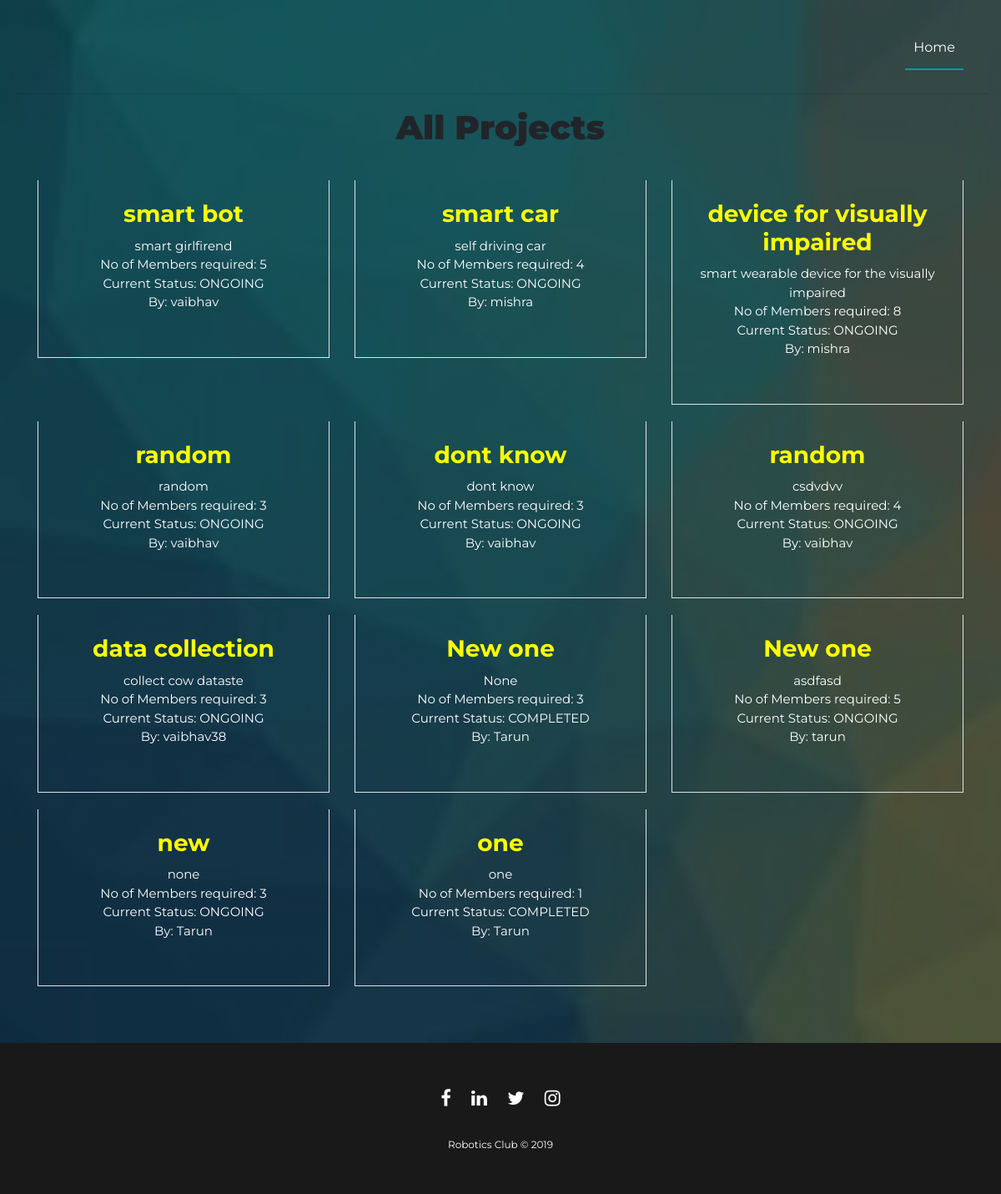
/projects/, run on the app's committed database.
### registration/models.py (models this page shows)
class Project(models.Model):
	user=models.ForeignKey(IITJUser,on_delete=models.CASCADE)
	topic=models.CharField(max_length=200)
	description=models.CharField(max_length=5000)
	number_of_members_required=models.IntegerField()
	status=models.CharField(max_length=10, choices=STATUS_CHOICES, default='ongoing')

class IITJUser(AbstractUser):
	contact=models.CharField(max_length=15)
	hostel = models.CharField(max_length=6, choices=COLOR_CHOICES, default='green')

### registration/views.py (the view)
# urls.py: url(r'^projects/$',stores_views.GeneralProjectsView.as_view(), name='allprojects'),
class GeneralProjectsView(ListView):
	template_name="projects_general.html"
	model=Project

### templates/projects_general.html (shortened to what this page needs)
{% extends "account/base.html" %}
{% load crispy_forms_tags %}
{% load i18n %}
{% block content %}
<br><br><br><br><hr>
<body>
		<h2><font style="text-align: center; font-size: 40px"><strong>All Projects</strong></font></h2><br>
<section class="ftco-section">
	<div class="container">
		<div class="row">
{% for project in object_list %}
          <div class="col-md-6 col-lg-4 ftco-animate" style="margin-bottom: 20px">
            <div class="blog-entry">
              <div class="text border border-top-0 p-4">
                <h3 class="heading" style="color: yellow">{{project.topic}}</h3>
                <p style="font-size:15px ">{{project.description}}
        		<br>No of Members required: {{project.number_of_members_required}}
        		<br>Current Status: {{project.status}}
        		<br>By: {{project.user.username}}</p>
              </div>
            </div>
          </div>
{% endfor %}
        </div>
	</div>
</section>
 <br><br>
</body>
{% endblock %}

### data on the page
Project: topic "smart bot", description "smart girlfirend", number_of_members_required "5", status "ONGOING", user.username "vaibhav"
Project: topic "smart car", description "self driving car", number_of_members_required "4", status "ONGOING", user.username "mishra"
Project: topic "device for visually impaired", description "smart wearable device for the visually impaired", number_of_members_required "8", status "ONGOING", user.username "mishra"
Project: topic "random", description "random", number_of_members_required "3", status "ONGOING", user.username "vaibhav"
Project: topic "dont know", description "dont know", number_of_members_required "3", status "ONGOING", user.username "vaibhav"
Project: topic "random", description "csdvdvv", number_of_members_required "4", status "ONGOING", user.username "vaibhav"
Project: topic "data collection", description "collect cow dataste", number_of_members_required "3", status "ONGOING", user.username "vaibhav38"
Project: topic "New one", description "None", number_of_members_required "3", status "COMPLETED", user.username "Tarun"
Project: topic "New one", description "asdfasd", number_of_members_required "5", status "ONGOING", user.username "tarun"
Project: topic "new", description "none", number_of_members_required "3", status "ONGOING", user.username "Tarun"
Project: topic "one", description "one", number_of_members_required "1", status "COMPLETED", user.username "Tarun"
